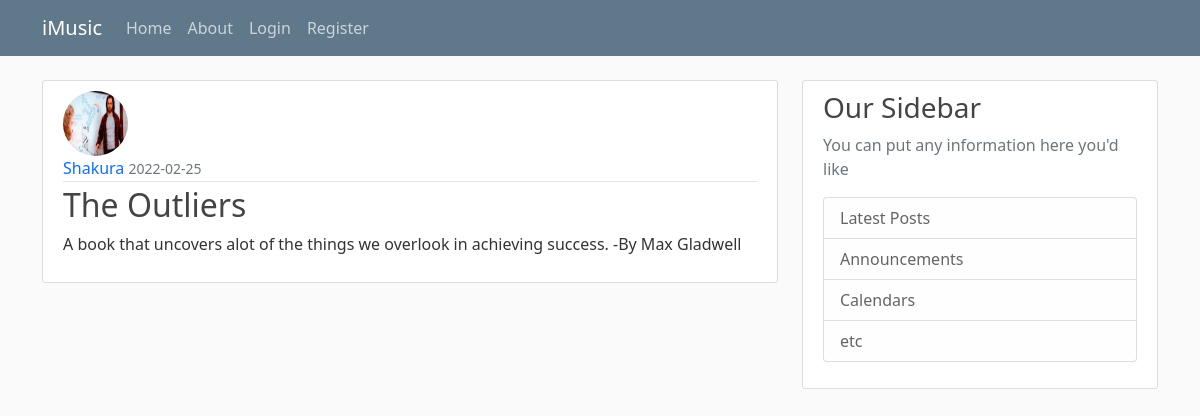
/post/1, run on the app's committed database.
### flaskblog/models.py (models this page shows, shortened)
class User(db.Model, UserMixin):
    id = db.Column(db.Integer, primary_key = True)
    username = db.Column(db.String(20), unique = True, nullable = False)
    email = db.Column(db.String(120), unique = True, nullable = False)
    password = db.Column(db.String(60),  nullable = False)
    img_file = db.Column(db.String(20), nullable=False, default = 'default.jpg')
    post = db.relationship('Post', backref='author', lazy = True)

class Post(db.Model):
    id = db.Column(db.Integer, primary_key = True)
    title = db.Column(db.String(100), nullable=False)
    content = db.Column(db.Text, nullable=False)
    date_posted = db.Column(db.DateTime, nullable=False, default=datetime.utcnow)
    user_id = db.Column(db.Integer, db.ForeignKey('user.id'), nullable = False)

### flaskblog/routes.py (the view)
@app.route('/post/<int:post_id>')
def post(post_id):
    post = Post.query.get_or_404(post_id)
    return render_template('post.html', title= post.title, post=post)

### flaskblog/templates/post.html (shortened to what this page needs)
{% extends 'layout.html' %}
{% block content %}
    <article class="media content-section">
        <img class = 'rounded-circle article-img' src="{{ url_for ('static', filename = 'profile_pic/' + post.author.img_file)}}">
        <div class="media-body">
            <div class="article-metadata">
                <a class="mr-2" href="#" style="text-decoration: none;"> {{ post.author.username }} </a>
                <small class="text-muted"> {{ post.date_posted.strftime('%Y-%m-%d') }} </small>
            </div>
            <h2 class="article-title"> {{ post.title }} </h2>
            <p class="article-content"> {{ post.content }} </p>
        </div>
    </article>
{% endblock content %}

### flaskblog/static/main.css (style rules this page uses)
body { background: #fafafa; color: #333333; margin-top: 5rem; }
h1, h2, h3, h4, h5, h6 { color: #444444; }
.content-section { background: #ffffff; padding: 10px 20px; border: 1px solid #dddddd; border-radius: 3px; margin-bottom: 20px; }
.article-title { color: #444444; }
.article-content { white-space: pre-line; }
.article-img { height: 65px; width: 65px; margin-right: 16px; }
.article-metadata { padding-bottom: 1px; margin-bottom: 4px; border-bottom: 1px solid #e3e3e3 }

### data on the page
User: img_file (picture), author.username "Shakura"
Post: date_posted "2022-02-25", title "The Outliers", content "A book that uncovers alot of the things we overlook in achieving success. -By Max Gladwell"
